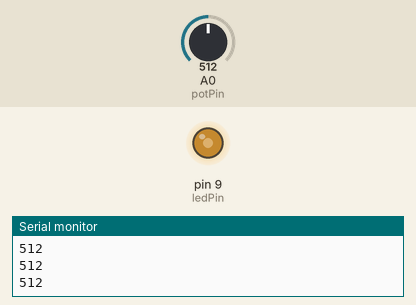
A sketch run on a simulated Arduino Uno, built with avr-gcc and run on an emulated ATmega328P. Parts: output pins drawn as LEDs (lit = HIGH), the last lines printed to the serial monitor. Inputs (shaded band) come from the test bench; at power-on: A0 (potPin) = 512.

Above: at 1.2 s.
1.3 s: A0 (potPin) set to 716
At 2.3 s:
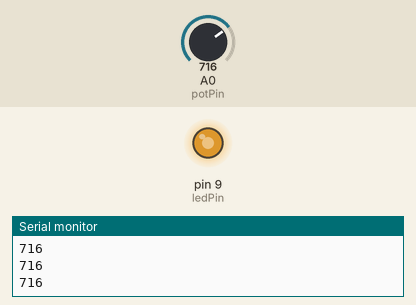
2.8 s: A0 (potPin) set to 900
At 3.6 s:
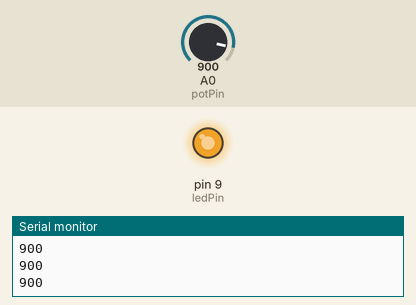
4.3 s: A0 (potPin) set to 122
At 4.9 s:
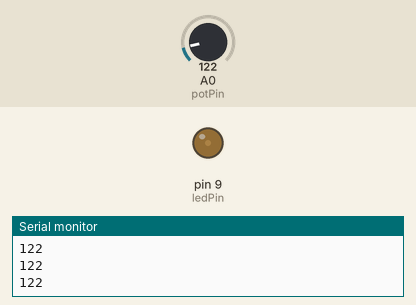
5.8 s: A0 (potPin) set to 0
At 6.2 s:
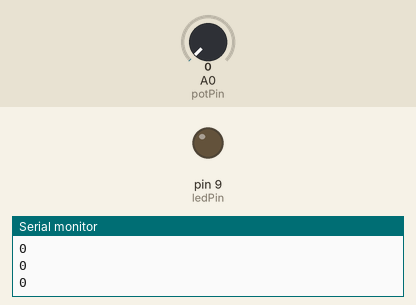
7.3 s: A0 (potPin) set to 511
At 8.7 s:
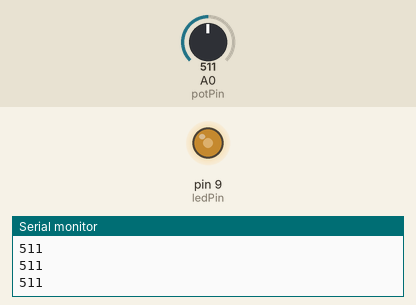
Timing chart, 0 to 9.8 s (numbered marks = the images above; inputs shaded):
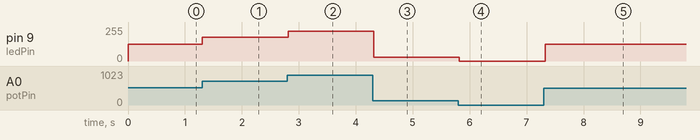

Measured:
- after the input at 1.3 s, pin 9 (ledPin): 127/255 → 178/255 at once
- after the input at 2.8 s, pin 9 (ledPin): 178/255 → 224/255 at once
- after the input at 4.3 s, pin 9 (ledPin): 224/255 → 30/255 at once
- after the input at 5.8 s, pin 9 (ledPin): 30/255 → 0/255 at once
- after the input at 7.3 s, pin 9 (ledPin): 0/255 → 127/255 at once

The sketch:

analog_brightness_control_system1.ino
```cpp
int potPin = A0;
int ledPin = 9;

void setup() {
  pinMode(ledPin, OUTPUT);
  Serial.begin(9600);
}

void loop() {
  int value = analogRead(potPin);   // 0 → 1023

  int brightness = map(value, 0, 1023, 0, 255);

  analogWrite(ledPin, brightness);

  Serial.println(value);

  delay(100);
}
```
